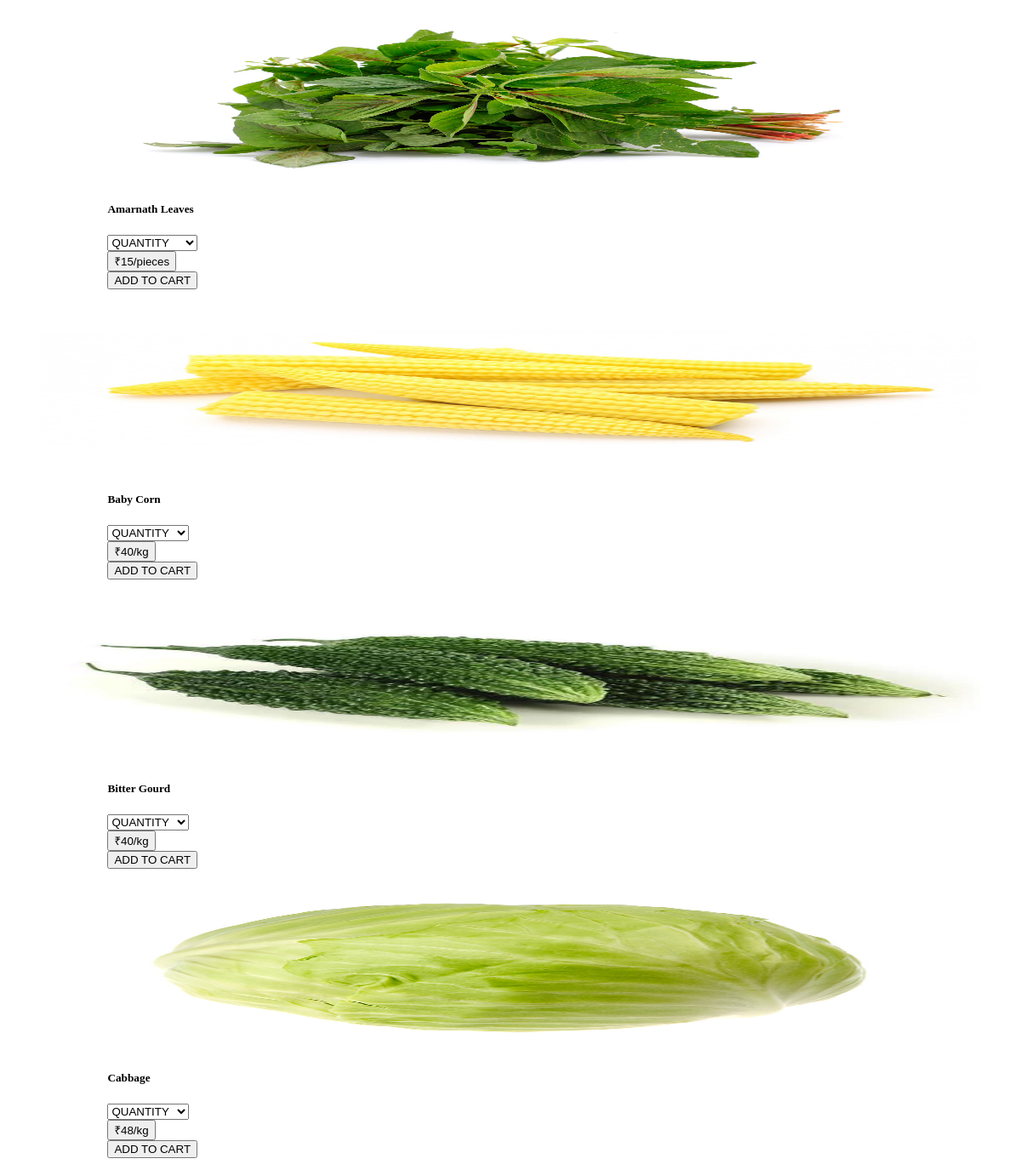
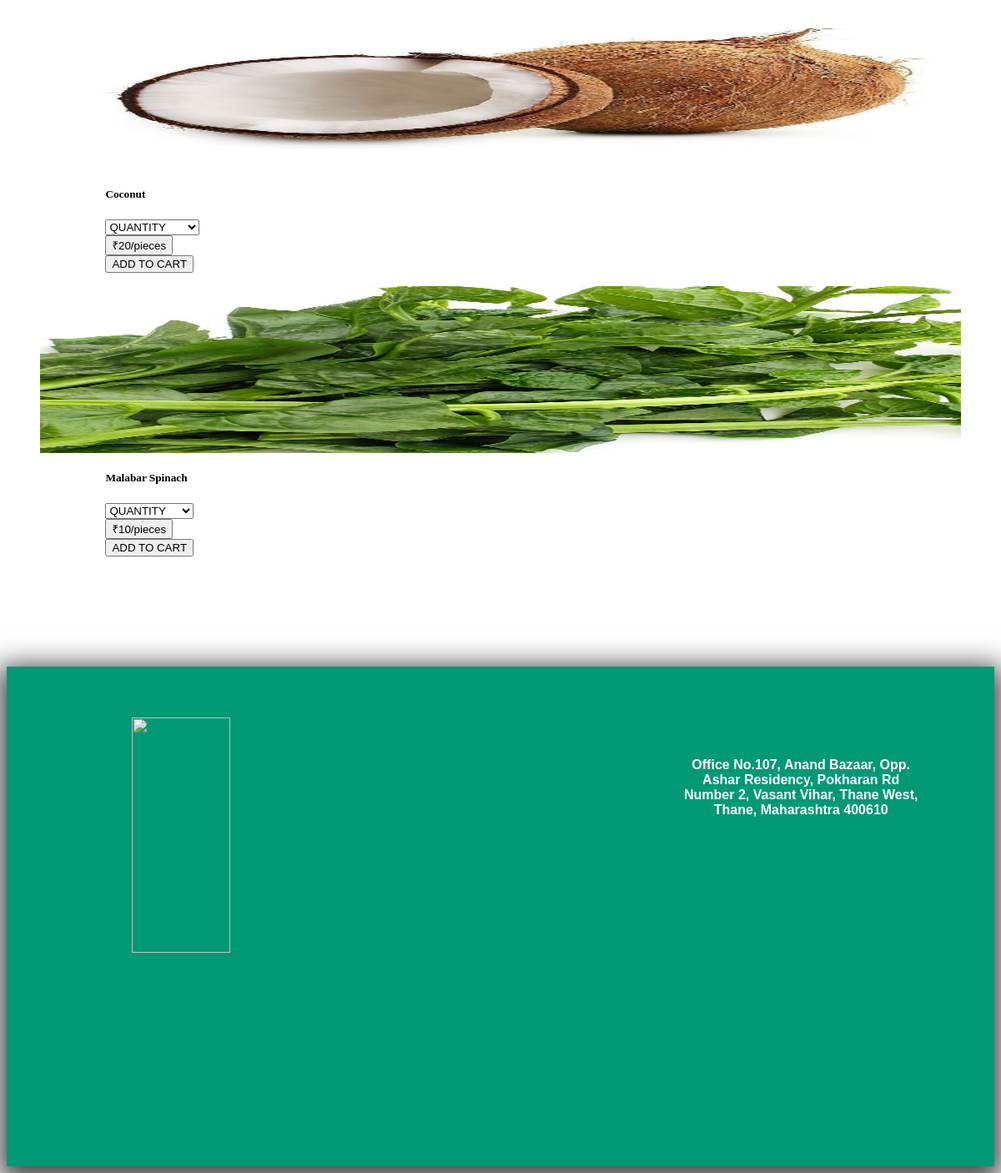
The app's page /php/card.php with its own data (2 pictures, top to bottom).
### tables this page shows
CREATE TABLE `items` (
  `item_id` int(11) NOT NULL,
  `i_eng` varchar(100) NOT NULL,
  `i_mar` varchar(100) NOT NULL,
  `i_hin` varchar(100) NOT NULL,
  `category_type` int(11) NOT NULL,
  `type` int(11) NOT NULL COMMENT '1-grams,2-gadi',
  `quantity` int(11) NOT NULL,
  `price` int(11) NOT NULL,
  `img` text NOT NULL
);

### langs/english.php (called while the page is built)
<?php
function array_push_assoc($array, $key, $value){
    $array[$key] = $value;
    return $array;
 }
function lang($txt){
include dirname(dirname(__FILE__)).DIRECTORY_SEPARATOR.'includes'.DIRECTORY_SEPARATOR.'dbconn.php';
 $query = "SELECT i_eng FROM items";
 $result = mysqli_query($con, $query);
$dbarray=array();
 if (mysqli_num_rows($result) > 0){
     while ($row1 = mysqli_fetch_assoc($result)) {
            $eng=$row1['i_eng'];
            $dbarray = array_push_assoc($dbarray, $eng, $eng);
        }
 }
 else{
    $dbarray=array();
 }
$lang = array(
    'FARMACY' => 'FARMACY',
    'POLICY' => 'POLICY',
    'CONTACT US' => 'CONTACT US',
    'REGISTER' => 'REGISTER',
    'LOGIN' => 'LOGIN',
    'Search' => 'Search',
    'add_to_cart' => 'ADD TO CART',
    'quantity'=> 'QUANTITY',
    'login'=> 'Login',
    'login_btn'=> 'Login',
    'mobile'=> 'Mobile Number',
    'password'=> 'Password',
    'forgot_pass'=> 'Forgot Password',
    'sign_up'=>'Sign Up Your Account',
    'fname'=>'First Name',
    'lname'=>'Last Name',
    'email'=>'Email Id',
    'pin'=>'Pincode',
    'delivery'=>'Delivery Address',
    "enter_password"=>"Enter Password",
    're_enter_pass'=>'Re enter Password',
    'new_pass'=>'New Password',
    're_enter_new_pass'=>'Re-enter New Password',
    'products'=>'Products',
    'get_location'=>'Get Location',
    'send'=>'Send',
    'verify_code'=>'Enter Verification Code',
    'verify_button'=>'Verify-Code',
    'your_cart'=>'Your Cart',
    'enter_mob'=>'Enter Your Mobile Number',
    'my_orders'=>'My Orders',
    'hello'=>'Hello',
    'total_price'=>'Total Price',
    'price'=>'Price',
    'outofstock'=>'Out of Stock',
    'available'=>'Available',
    'logout'=>'Logout',
    'add_more_items'=>'Buy More',
    'add_new_item'=>'Add New Item',
    'name'=>'Name',
    'hname'=>"Name-in-Hindi",
    'mname'=>'Name-in-Marathi',
    'add'=>'ADD ITEM',
    'category'=>'Category',
    'type'=>'Type',
    'edit'=> 'EDIT',
    'edit_item'=> 'EDIT ITEM',
    'verify_email'=> 'VERIFY EMAIL',
    'change_verify_email'=> 'CHANGE AND VERIFY EMAIL'
    );
    if (mysqli_num_rows($result) > 0){
$final_array=array_merge($dbarray, $lang);
return $final_array[$txt];
}
else{
return $lang[$txt];
}
}
?>

### php/card.php (the view, shortened to what this page needs)
<?php
  include dirname(dirname(__FILE__)).DIRECTORY_SEPARATOR.'langs'.DIRECTORY_SEPARATOR.'set_lang.php';
  $did = $_REQUEST['s_id'];
  $cid = (int) $_REQUEST['c_id'];
  if($cid != 0){
    if ($did==1) {
      $query = "SELECT * FROM items WHERE category_type = {$cid} ORDER BY i_eng ASC";
      $result = mysqli_query($con, $query);
    } elseif($did==2) {
      $query = "SELECT * FROM items WHERE category_type = {$cid} ORDER BY i_eng DESC";
      $result = mysqli_query($con, $query);
    }elseif($did==3) {
      $query = "SELECT * FROM items WHERE category_type = {$cid} ORDER BY price ASC";
      $result = mysqli_query($con, $query);
    }
    elseif($did==4) {
      $query = "SELECT * FROM items WHERE category_type = {$cid} ORDER BY price DESC";
      $result = mysqli_query($con, $query);
    }else {
      $query = "SELECT * FROM items WHERE category_type = {$cid}";
      $result = mysqli_query($con, $query);
    }
  }else{
    if ($did==1) {
      $query = "SELECT * FROM items ORDER BY i_eng ASC";
      $result = mysqli_query($con, $query);
    } elseif($did==2) {
      $query = "SELECT * FROM items ORDER BY i_eng DESC";
      $result = mysqli_query($con, $query);
    }elseif($did==3) {
      $query = "SELECT * FROM items ORDER BY price ASC";
      $result = mysqli_query($con, $query);
    }
    elseif($did==4) {
      $query = "SELECT * FROM items ORDER BY price DESC";
      $result = mysqli_query($con, $query);
    }else {
      $query = "SELECT * FROM items";
      $result = mysqli_query($con, $query);
    }
  }
  echo '<div class="maincontain">';
  if (mysqli_num_rows($result) > 0){
    while ($row1 = mysqli_fetch_assoc($result)) {
      $eng=$row1['i_eng'];
      $allok=0;
      $img=$row1['img'];
      $itemid=$row1['item_id'];
      $price=$row1['price'];
      $type=$row1['type'];
      $quantity=$row1['quantity'];
      if ($type==1) {
        if ($quantity > 0) {
          $allok=1;
          $finalprice=$price*4;
          $unit="kg";
        }
      }
      else if ($type==2) {
        if ($quantity > 0) {
          $allok=1;
          $finalprice=$price;
          $unit="pieces";
        }
      }
      if ($allok==1) {
        echo '
        <div class="subcontain box">
          <div class="card newscard">
            <figure>
            <img style=" width:100%;height: 200px;background-size: contain;"  src="../images/Veg/'.$img.'" alt="Card image cap">
            </figure>
            <div class="card-body" style="width:80%;margin:auto;">
                <h5 class="card-title name">'.lang($eng).'</h5>
                <form method="post">
                <input type="hidden" name="itemid" value="'.$itemid.'">
                <input type="hidden" name="itemtype" value="'.$type.'">
                <input type="hidden" name="itemprice" value="'.$price.'">';
                if ($type==1) {
                  echo'
                    <div class="form-group">
                      <select class="form-control customselect classic" name="quantity1" id="qty" required>
                        <option value="" selected disabled>'.lang('quantity').'</option>
                        <option value="250">250g&nbsp;&nbsp;&nbsp;&nbsp;₹'.((250/250)*$price).' </option>
                        <option value="500">500g&nbsp;&nbsp;&nbsp;&nbsp;₹'.((500/250)*$price).' </option>
                        <option value="1000">1kg&nbsp;&nbsp;&nbsp;&nbsp;&nbsp;&nbsp;₹'.((1000/250)*$price).' </option>
                        <option value="1500">1.5kg&nbsp;&nbsp;&nbsp;₹'.((1500/250)*$price).' </option>
                        <option value="2000">2kg&nbsp;&nbsp;&nbsp;&nbsp;&nbsp;&nbsp;₹'.((2000/250)*$price).' </option>
                        <option value="3000">3kg&nbsp;&nbsp;&nbsp;&nbsp;&nbsp;&nbsp;₹'.((3000/250)*$price).' </option>
                        <option value="5000">5kg&nbsp;&nbsp;&nbsp;&nbsp;&nbsp;&nbsp;₹'.((5000/250)*$price).' </option>
                      </select>
                    </div>';
                }
                if ($type==2) {
                  echo'
                    <div class="form-group">
                      <select class="form-control customselect classic" name="quantity1" id="qty" required>
                        <option value="" selected disabled>'.lang('quantity').'</option>
                        <option value="1">1 piece&nbsp;&nbsp;&nbsp;&nbsp;₹'.(1*$price).'</option>
                        <option value="2">2 pieces&nbsp;&nbsp;&nbsp;₹'.(2*$price).'</option>
                        <option value="3">3 pieces&nbsp;&nbsp;&nbsp;₹'.(3*$price).'</option>
                        <option value="4">4 pieces&nbsp;&nbsp;&nbsp;₹'.(4*$price).'</option>
                        <option value="5">5 pieces&nbsp;&nbsp;&nbsp;₹'.(5*$price).'</option>
                      </select>
                    </div>';
                }
                echo '
                  <div class="row">
                    <div class="col">
                      <input type="button" class="btn btngreen" style="text-align:left;" value="₹'.$finalprice.'/'.$unit.'"/>
                    </div>
                    <div class="col">
                      <input type="submit" name="addtocart" class="btn btnwhite" value="'.lang('add_to_cart').'">
                    </div>
                  </div>
                  </form>
                  </div>
                  </div>
                  </div>';
      }
    }
  }
  echo "</div>";
    include dirname(dirname(__FILE__)).DIRECTORY_SEPARATOR.'includes'.DIRECTORY_SEPARATOR.'footer.php';
 ?>

### includes/footer.php (shortened to what this page needs)
<head>
  <link rel="stylesheet" href="../css/footer.css">
</head>
<footer class="footer-distributed">
  <div class="row d-flex text-center justify-content-center mb-md-0 mb-4" style="padding:0px 5px;margin-top:10px;">
<div class="footer-left">
 <img src="../images/Logo.png" style="height: 10 0%; width: 60%;"><br><br>
</div>
<div class="footer-center">
  <div class="container footerlinks">
     <br>
  </div></div>
<div class="footer-right">
    <p class="footerbold">Office No.107, Anand Bazaar, Opp. Ashar Residency, Pokharan Rd Number 2, Vasant Vihar, Thane West, Thane, Maharashtra 400610</p>
  </div>
</div>
</footer>
</html>

### css/footer.css (style rules this page uses)
footer { position: relative; bottom: 0; -webkit-box-shadow: 0px 8px 31px 9px rgba(0, 0, 0, 0.75); -moz-box-shadow: 0px 8px 31px 9px rgba(0, 0, 0, 0.75); box-shadow: 0px 8px 31px 9px rgba(0, 0, 0, 0.75); }
.footer-distributed { border-top: white 5px; background-color: #009975; box-sizing: border-box; width: 100%; text-align: left; font: 16px sans-serif; padding: 40px 40px 50px 40px; margin-top: 80px; }
.footerbold { font: bold 16px sans-serif; }
.footer-distributed .footer-left, .footer-distributed .footer-center, .footer-distributed .footer-right { display: inline-block; vertical-align: top; }
.footer-distributed .footer-left { margin-top: 1%; width: 30%; text-align: center; background-color: #009975; align-items: center; }
.footer-distributed .footer-left img { transition: all .3s ease-in-out; }
.footer-distributed .footer-center { color: white; width: 35%; font-size: 16px; border-radius: 50%; text-align: center; line-height: 42px; margin: 10px 15px; vertical-align: middle; }
.footer-distributed .footer-right { width: 26%; color: white; font-size: 16px; padding-top: 3%; text-align: center; line-height: 42px; margin: 10px 15px; vertical-align: middle; }

### records on screen
items: img (picture), eng "Amarnath Leaves", price+quantity "₹15/pieces"
items: img (picture), eng "Baby Corn", price+quantity "₹40/kg"
items: img (picture), eng "Bitter Gourd", price+quantity "₹40/kg"
items: img (picture), eng "Cabbage", price+quantity "₹48/kg"
items: img (picture), eng "Coconut", price+quantity "₹20/pieces"
items: img (picture), eng "Malabar Spinach", price+quantity "₹10/pieces"

### other values on screen
form field quantity1 "QUANTITY"
